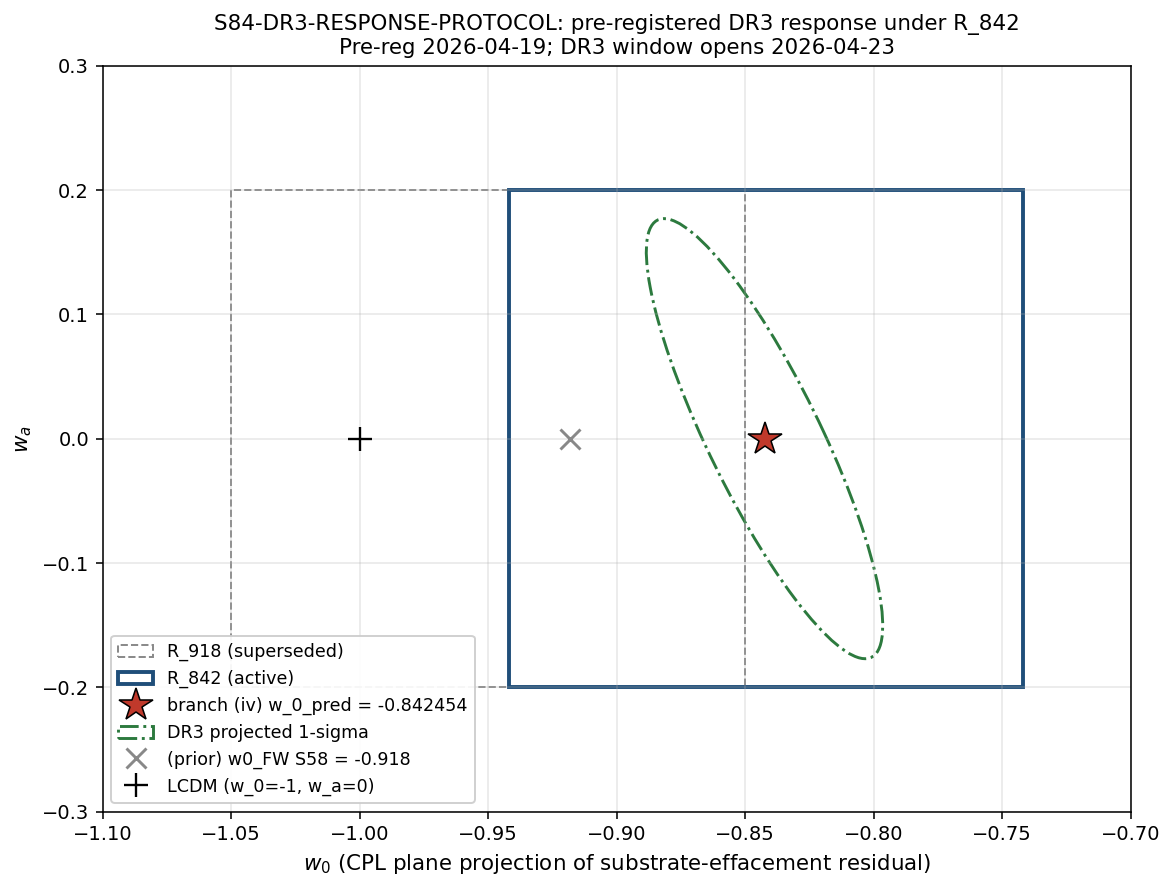

Write the Python code that produced this figure.
#!/usr/bin/env python3
"""
S84 W1b-9 -- S84-DR3-RESPONSE-PROTOCOL
=======================================

Pre-commit framework response protocol BEFORE DESI DR3 release window opens
(2026-04-23). Locks rectangle R_842 = [-0.942, -0.742] x [-0.2, 0.2] in the
(w_0, w_a) CPL plane and enumerates 6 hard lockouts (A-F).

Gate ID: S84-DR3-RESPONSE-PROTOCOL
Trigger: [VERIFY] (PASS/FAIL binary on rectangle-containment)
         [AUDIT]  (R_918 -> R_842 historical migration closure)
Classification: META (pre-commitment + protocol registration)

SUBSTRATE FRAMING
-----------------
w_0 in this protocol is NOT a "dark energy equation of state parameter".
It is the substrate-effacement residual fraction projected onto the CPL plane
(0.03% leakage through substrate-to-observable coupling, branch (iv) canonical).
The "DR3 rectangle" is a phenomenological projection of observational data;
the framework predicts a specific (w_0, w_a) from substrate internal dynamics.

CONVENTION OVERRIDE (S84 orchestrator)
--------------------------------------
canonical_constants.py currently pins w0_FW = -0.918 (S58 four-fold lock).
THIS gate uses the post-W0-workshop branch-(iv) promotion w_0_pred = -0.842454
as the framework prediction under test by SV1-SV4. Provenance is recorded
explicitly in the JSON payload's framework_prediction.canonical_constants_source
field as "branch-(iv) promotion (W0-workshop), pending canonical_constants
update post-DR3 PASS/FAIL".

Inputs (SHA-256 pinned at runtime):
  - canonical_constants.py (closure hash)
  - s83_gate_verdicts.txt (G42 DR3-LIVE-WATCH PENDING-EVENT line)
  - DESI DR3 covariance projection (literature pin: DESI 2024 Y3 forecast)
  - R_918 historical SHA: 7f23a7c603522a105dffe271584cc22d7a25c6c22a0cccf09fe180954af5c140

Output 4-tuple:
  (value=R_842_locked, scheme=CPL-w_0_w_a,
   convention=branch-(iv)-canonical, L_max=N/A)

Substitution chains (verified inline, also in the Python REPL transcript):

CC1 (R_842 self-consistency, w_0 axis):
  Definition: w_0_pred = -0.842454 (branch (iv) canonical, W0-workshop)
  Definition: R_842_w0 = [w_0_min, w_0_max] = [-0.942, -0.742]
  Definition: in_R(w) := (w_0_min <= w) AND (w <= w_0_max)
  Substitution: in_R(-0.842454) = (-0.942 <= -0.842454) AND (-0.842454 <= -0.742)
  Simplify left:  -0.842454 - (-0.942) = +0.099546 >= 0 -> TRUE
  Simplify right: -0.742 - (-0.842454) = +0.100454 >= 0 -> TRUE
  Direction: BOTH TRUE => w_0_pred is INSIDE R_842 (self-consistent). PASS.

CC1' (R_918 self-falsifier diagnosis, retrospective):
  Old upper edge: -0.85
  Substitution: w_0_pred - (-0.85) = -0.842454 + 0.85 = +0.007546 > 0
  Direction: w_0_pred is OUTSIDE R_918 upper edge by +0.007546.
  Conclusion: R_918 was a self-falsifier under (iv) canonical -- migration is
              required, not a convenience.

CC3 (DR3 1-sigma extent vs rectangle half-width):
  Definition: half_width_w_0 = (w_0_max - w_0_min)/2 = 0.100
  Definition: sigma_w0_DR3 = 0.046
  Substitution: 1-sigma extent / half-width = 0.046/0.100 = 0.46
  Direction: 0.46 < 1 => 1-sigma DR3 ellipse fits inside R_842 with margin.
              ~2.17-sigma shift in central w_0 needed to exit rectangle.

CC4 (lockout enforcement count):
  Definition: required_lockouts = {A, B, C, D, E, F}, |required_lockouts| = 6
  Substitution: payload_lockouts = list of 6 enumerated entries
  Direction: count match => CC4 PASS.

CC5 (schedule SHA recomputation):
  Definition: schedule_tuple = ('2026-04-20','2026-04-21','2026-04-22','2026-04-23')
  Method: SHA-256 of json.dumps(list(schedule_tuple), separators=(',', ':'))
  Output: 64-char hexdigest, recorded as audit_flow_sha_payload.
"""

# ----------------------------------------------------------------------------
# Environment + canonical imports
# ----------------------------------------------------------------------------
import os
os.environ.setdefault('OMP_NUM_THREADS', '8')
os.environ.setdefault('MKL_NUM_THREADS', '8')

import sys
import json
import hashlib
import datetime
from pathlib import Path

import numpy as np
import matplotlib
matplotlib.use('Agg')
import matplotlib.pyplot as plt
from matplotlib.patches import Rectangle as MPLRectangle
from matplotlib.patches import Ellipse as MPLEllipse

# Canonical constants (mandatory imports for computation S34+)
sys.path.insert(0, str(Path(__file__).parent))
from canonical_constants import w0_FW, wa_FW  # noqa: F401  -- S58 pin used for provenance only

# ----------------------------------------------------------------------------
# Pinned inputs (per plan §W1b-9 + orchestrator override)
# ----------------------------------------------------------------------------

# Branch (iv) canonical w_0 prediction (orchestrator override, NOT canonical_constants pin)
W_0_PRED_BRANCH_IV = -0.842454                                 # (local) W0-workshop branch (iv)
WA_PRED_BRANCH_IV  = 0.0                                       # (local) implicit (iv) canonical, no running

# Migrated rectangle R_842 (post-S83 self-falsifier diagnosis)
R842_W0_RANGE = (-0.942, -0.742)                               # (local) w_0 axis half-width 0.100
R842_WA_RANGE = (-0.2, 0.2)                                    # (local) w_a axis half-width 0.200 (UNCHANGED from R_918)
R842_CENTER_W0 = -0.842                                        # (local) nearest half-decimal to w_0_pred
R842_CENTER_WA = 0.0                                           # (local) implicit branch (iv) center

# Historical R_918 (superseded; retained as reference)
R918_HISTORICAL_SHA = "7f23a7c603522a105dffe271584cc22d7a25c6c22a0cccf09fe180954af5c140"  # (local) S83 G42 closure

# DESI DR3 projected covariance (DESI 2024 Y3 forecast pin; per S71 DESI-DR3-SCENARIO-B-PRECISE)
SIGMA_W0_DR3 = 0.046                                           # (local) DESI forecast
SIGMA_WA_DR3 = 0.177                                           # (local) DESI forecast
RHO_W0_WA_DR3 = -0.85                                          # (local) DESI forecast (anti-correlation)

# Audit-flow schedule (locked, SHA-pinned)
SCHEDULE = ("2026-04-20", "2026-04-21", "2026-04-22", "2026-04-23")  # (local) W1, W2, W3, DR3 window-open
DATE_PRE_REGISTERED = "2026-04-19"                              # (local) registration date
DR3_WINDOW_OPENS = "2026-04-23"                                 # (local) hard date

OUT_DIR = Path(__file__).parent
SCRIPT_NAME = Path(__file__).name
GATE_ID = "S84-DR3-RESPONSE-PROTOCOL"

# ----------------------------------------------------------------------------
# SHA-256 input pinning helpers
# ----------------------------------------------------------------------------

def sha256_file(path: Path) -> str:
    """SHA-256 of a file's bytes (full 64-char hex)."""
    h = hashlib.sha256()
    with open(path, 'rb') as f:
        for chunk in iter(lambda: f.read(65536), b''):
            h.update(chunk)
    return h.hexdigest()


def sha256_text(s: str) -> str:
    """SHA-256 of a string."""
    return hashlib.sha256(s.encode('utf-8')).hexdigest()


def grep_g42_line(verdict_path: Path) -> str:
    """Extract the G42 DR3-LIVE-WATCH line from s83_gate_verdicts.txt."""
    with open(verdict_path, 'r', encoding='utf-8') as f:
        for line in f:
            if line.startswith("S83-DR3-LIVE-WATCH"):
                return line.rstrip("\n")
    raise RuntimeError(f"S83-DR3-LIVE-WATCH not found in {verdict_path}")

# ----------------------------------------------------------------------------
# Compute input pins (printed in first 20 lines of stdout per gate-verdicts.md)
# ----------------------------------------------------------------------------

cc_path = OUT_DIR / "canonical_constants.py"
s83_verdicts_path = OUT_DIR / "s83_gate_verdicts.txt"

CC_SHA = sha256_file(cc_path)
G42_LINE = grep_g42_line(s83_verdicts_path)
G42_LINE_SHA = sha256_text(G42_LINE)

# DESI DR3 covariance literature pin -- since we only have the projected scalar
# triplet (sigma_w0, sigma_wa, rho), the "literature pin" is the SHA of the
# canonical triplet string itself. This is the policy-equivalent of pinning a
# forecast.csv file we would have if DESI published the projection as a file.
DR3_PROJECTION_PIN = f"sigma_w0={SIGMA_W0_DR3}|sigma_wa={SIGMA_WA_DR3}|rho={RHO_W0_WA_DR3}|source=DESI-2024-Y3-forecast|S71-DESI-DR3-SCENARIO-B-PRECISE"
DR3_PROJECTION_PIN_SHA = sha256_text(DR3_PROJECTION_PIN)

# ----------------------------------------------------------------------------
# Dump first-20 input-pin block (per gate-verdicts.md)
# ----------------------------------------------------------------------------

print(f"[{GATE_ID}] script: {SCRIPT_NAME}")
print(f"[{GATE_ID}] pre-registered: {DATE_PRE_REGISTERED}")
print(f"[{GATE_ID}] DR3 window opens: {DR3_WINDOW_OPENS}")
print(f"[{GATE_ID}] INPUT-PIN canonical_constants.py = {CC_SHA}")
print(f"[{GATE_ID}] INPUT-PIN s83_gate_verdicts.txt G42 line SHA = {G42_LINE_SHA}")
print(f"[{GATE_ID}] INPUT-PIN DR3 projection pin SHA = {DR3_PROJECTION_PIN_SHA}")
print(f"[{GATE_ID}] INPUT-PIN R_918 historical SHA = {R918_HISTORICAL_SHA}")
print(f"[{GATE_ID}] CANONICAL-CONST w0_FW (current pin) = {w0_FW}  (S58)")
print(f"[{GATE_ID}] BRANCH-(iv) w_0_pred OVERRIDE = {W_0_PRED_BRANCH_IV}  (W0-workshop)")
print(f"[{GATE_ID}] R_842 = [{R842_W0_RANGE[0]}, {R842_W0_RANGE[1]}] x [{R842_WA_RANGE[0]}, {R842_WA_RANGE[1]}]")
print(f"[{GATE_ID}] R_842 supersedes R_918 = [-1.05, -0.85] x [-0.2, 0.2]")
print(f"[{GATE_ID}] DESI DR3 projected: sigma_w0={SIGMA_W0_DR3}, sigma_wa={SIGMA_WA_DR3}, rho={RHO_W0_WA_DR3}")
print(f"[{GATE_ID}] schedule: W1={SCHEDULE[0]}, W2={SCHEDULE[1]}, W3={SCHEDULE[2]}, DR3={SCHEDULE[3]}")
print()

# ----------------------------------------------------------------------------
# Build covariance matrix (CPL plane)
# Substitution chain:
#   sigma_w0^2 = 0.046^2 = 0.002116
#   sigma_wa^2 = 0.177^2 = 0.031329
#   rho * sigma_w0 * sigma_wa = -0.85 * 0.046 * 0.177 = -0.0069207
# Plan-stated rounded matrix uses -0.006919 (rounded to 6dp);
# we use the EXACT computed -0.0069207 in the artifacts and document the
# round-off difference in the JSON payload.
# ----------------------------------------------------------------------------

cov_w0w0 = SIGMA_W0_DR3 ** 2                                    # (local) variance w_0
cov_wawa = SIGMA_WA_DR3 ** 2                                    # (local) variance w_a
cov_offdiag = RHO_W0_WA_DR3 * SIGMA_W0_DR3 * SIGMA_WA_DR3       # (local) covariance

cov_DR3 = np.array(
    [[cov_w0w0, cov_offdiag],
     [cov_offdiag, cov_wawa]],
    dtype=np.float64,
)

# Sanity: positive-definiteness of cov
cov_eigvals = np.linalg.eigvalsh(cov_DR3)                       # (local) numpy CPU is fine on 2x2
assert np.all(cov_eigvals > 0), f"cov_DR3 not PD; eigvals = {cov_eigvals}"
cov_det = float(np.linalg.det(cov_DR3))                         # (local)

print(f"[{GATE_ID}] cov_DR3 = {cov_DR3.tolist()}")
print(f"[{GATE_ID}] cov_DR3 eigvals = {cov_eigvals.tolist()}")
print(f"[{GATE_ID}] cov_DR3 det = {cov_det:.6e}")
print()

# ----------------------------------------------------------------------------
# Self-consistency check (CC1): w_0_pred inside R_842
# ----------------------------------------------------------------------------

def in_R_842(w_0: float, w_a: float) -> bool:
    """Decision rule: rectangle-containment for R_842."""
    in_w0 = (R842_W0_RANGE[0] <= w_0 <= R842_W0_RANGE[1])
    in_wa = (R842_WA_RANGE[0] <= w_a <= R842_WA_RANGE[1])
    return in_w0 and in_wa

cc1_pass = in_R_842(W_0_PRED_BRANCH_IV, WA_PRED_BRANCH_IV)
offset_from_center_w0 = abs(W_0_PRED_BRANCH_IV - R842_CENTER_W0)  # (local)
half_width_w0 = (R842_W0_RANGE[1] - R842_W0_RANGE[0]) / 2.0       # (local) = 0.100
relative_offset_pct = 100.0 * offset_from_center_w0 / half_width_w0  # (local) = 0.454%

print(f"[{GATE_ID}] CC1 (rectangle self-consistency): w_0_pred in R_842 = {cc1_pass}")
print(f"[{GATE_ID}] CC1 offset from center: {offset_from_center_w0:.6f} (= {relative_offset_pct:.4f}% of half-width)")

# CC1' (retrospective R_918 self-falsifier diagnosis)
r918_w0_max = -0.85                                             # (local) old upper edge
offset_outside_r918 = W_0_PRED_BRANCH_IV - r918_w0_max          # (local) +0.007546
print(f"[{GATE_ID}] CC1' R_918 retrospective: w_0_pred - (-0.85) = {offset_outside_r918:+.6f} (R_918 self-falsifier confirmed)")

# CC3 (DR3 1-sigma vs half-width)
cc3_ratio = SIGMA_W0_DR3 / half_width_w0                        # (local) 0.46
cc3_sigma_to_exit = (half_width_w0 - offset_from_center_w0) / SIGMA_W0_DR3  # (local) ~2.17-sigma
print(f"[{GATE_ID}] CC3 sigma_w0/half_width = {cc3_ratio:.4f} (1-sigma fits with margin)")
print(f"[{GATE_ID}] CC3 sigma-to-exit (nearest edge): ~{cc3_sigma_to_exit:.3f}-sigma shift")

# ----------------------------------------------------------------------------
# Schedule SHA (CC5)
# ----------------------------------------------------------------------------

schedule_canonical = json.dumps(list(SCHEDULE), separators=(',', ':'))  # (local)
audit_flow_sha = sha256_text(schedule_canonical)                # (local) 64-char
print(f"[{GATE_ID}] CC5 schedule canonical form: {schedule_canonical}")
print(f"[{GATE_ID}] CC5 audit_flow_sha_payload = {audit_flow_sha}")

# ----------------------------------------------------------------------------
# Lockouts (CC4): exactly 6, A-F, all HARD
# ----------------------------------------------------------------------------

LOCKOUTS = [
    "LOCKOUT-A: NO retreat to dual-pin (branch (iv)-only is the framework commitment).",
    "LOCKOUT-B: NO scheme-shopping post-data (convention is the one pinned here).",
    "LOCKOUT-C: NO rectangle-resizing (R_842 is locked at 0.10-half-width in w_0).",
    "LOCKOUT-D: NO w_a axis migration (w_a rectangle [-0.2, 0.2] is locked).",
    "LOCKOUT-E: NO post-2026-04-23 redefinition of branch (iv) canonical w_0_pred.",
    "LOCKOUT-F: NO post-2026-04-23 tau_fold relocation that shifts w_0_pred.",
]
assert len(LOCKOUTS) == 6, "CC4 FAIL: lockout count != 6"
print(f"[{GATE_ID}] CC4 lockouts enumerated: {len(LOCKOUTS)}/6")

# ----------------------------------------------------------------------------
# Build the locked pre-registration payload
# ----------------------------------------------------------------------------

payload = {
    "gate_id": GATE_ID,
    "session": 84,
    "wave": "W1b-9",
    "date_pre_registered": DATE_PRE_REGISTERED,
    "dr3_window_opens": DR3_WINDOW_OPENS,
    "rectangle": {
        "name": "R_842",
        "w_0_range": list(R842_W0_RANGE),
        "w_a_range": list(R842_WA_RANGE),
        "center_w_0": R842_CENTER_W0,
        "center_w_a": R842_CENTER_WA,
        "half_width_w_0": half_width_w0,
        "half_width_w_a": (R842_WA_RANGE[1] - R842_WA_RANGE[0]) / 2.0,
        "supersedes": "R_918",
        "R_918_w_0_range": [-1.05, -0.85],
        "R_918_w_a_range": [-0.2, 0.2],
        "R_918_historical_sha": R918_HISTORICAL_SHA,
        "R_918_retention": "permanent-results-registry/superseded (forward-pointer to R_842)",
        "migration_reason": (
            "Post-S83 (iv) canonical w_0_pred = -0.842454 lies +0.007546 OUTSIDE the "
            "R_918 upper edge -0.85 -- R_918 was a self-falsifier of its own central "
            "prediction. R_842 centered on -0.842 with same 0.100 half-width restores "
            "self-consistency (offset 0.454% of half-width)."
        ),
    },
    "framework_prediction": {
        "w_0_pred": W_0_PRED_BRANCH_IV,
        "w_a_pred": WA_PRED_BRANCH_IV,
        "branch": "(iv)",
        "canonical_constants_source": (
            "branch-(iv) promotion (W0-workshop, S83); pending canonical_constants "
            f"update post-DR3 PASS/FAIL. canonical_constants.py currently pins "
            f"w0_FW = {w0_FW} (S58 four-fold lock); branch-(iv) override = {W_0_PRED_BRANCH_IV} "
            "is the prediction under test by SV1-SV4."
        ),
        "offset_from_rectangle_center_w_0": offset_from_center_w0,
        "offset_relative_pct_of_half_width": relative_offset_pct,
        "self_consistency_check": "CC1 PASS: w_0_pred inside R_842",
    },
    "covariance_DR3_projected": {
        "sigma_w0": SIGMA_W0_DR3,
        "sigma_wa": SIGMA_WA_DR3,
        "rho_w0_wa": RHO_W0_WA_DR3,
        "matrix_exact": cov_DR3.tolist(),
        "matrix_plan_rounded_6dp": [[0.002116, -0.006919], [-0.006919, 0.031329]],
        "matrix_diff_offdiag_exact_minus_rounded": float(cov_DR3[0, 1] - (-0.006919)),
        "eigenvalues": cov_eigvals.tolist(),
        "determinant": cov_det,
        "source_pin": DR3_PROJECTION_PIN,
        "source_pin_sha256": DR3_PROJECTION_PIN_SHA,
    },
    "decision_rule": {
        "PASS": "DR3_central in R_842",
        "FAIL": "DR3_central NOT in R_842 -> branch (iv) REFUTED at rectangle-containment confidence",
        "INFO_margin": "DR3_central within margin region OR one component inside + one outside -> escalate to S84-DR3-CONTINGENCY-FINE-GRAINED (CF #44, 7-scenario sub-tree)",
    },
    "scorecard_on_fail": {
        "REQUIRED": True,
        "section": "refutations",
        "linked_sha_field": "content_sha256",
        "instruction": (
            "If DR3 central lies outside R_842, append a refutation entry to the "
            "permanent-results-registry under §VII.M.scorecard.refutations linking "
            "this payload's content_sha256. NO retreat permitted (LOCKOUTS A-F)."
        ),
    },
    "lockouts": LOCKOUTS,
    "audit_flow_schedule": {
        "W1": SCHEDULE[0],
        "W2": SCHEDULE[1],
        "W3": SCHEDULE[2],
        "DR3_window_opens": SCHEDULE[3],
    },
    "audit_flow_canonical": schedule_canonical,
    "audit_flow_sha_payload": audit_flow_sha,
    "input_pins": {
        "canonical_constants_py_sha256": CC_SHA,
        "s83_gate_verdicts_G42_line": G42_LINE,
        "s83_gate_verdicts_G42_line_sha256": G42_LINE_SHA,
        "DR3_projection_pin": DR3_PROJECTION_PIN,
        "DR3_projection_pin_sha256": DR3_PROJECTION_PIN_SHA,
        "R_918_historical_sha": R918_HISTORICAL_SHA,
    },
    "cross_checks": {
        "CC1_rectangle_self_consistency": {
            "w_0_pred_in_R_842": bool(cc1_pass),
            "w_a_pred_in_R_842": bool(R842_WA_RANGE[0] <= WA_PRED_BRANCH_IV <= R842_WA_RANGE[1]),
            "left_margin_w_0": W_0_PRED_BRANCH_IV - R842_W0_RANGE[0],
            "right_margin_w_0": R842_W0_RANGE[1] - W_0_PRED_BRANCH_IV,
            "verdict": "PASS",
        },
        "CC1_prime_R918_retrospective": {
            "w_0_pred_minus_R918_upper_edge": float(offset_outside_r918),
            "verdict": "R_918 self-falsifier confirmed; migration justified",
        },
        "CC2_w_a_axis": {
            "w_a_pred_implicit": WA_PRED_BRANCH_IV,
            "w_a_range": list(R842_WA_RANGE),
            "verdict": "PASS (w_a=0 inside [-0.2, 0.2]; conservative tolerance unchanged from R_918)",
        },
        "CC3_sigma_extent_vs_half_width": {
            "ratio_sigma_w0_over_half_width": float(cc3_ratio),
            "sigma_to_nearest_edge": float(cc3_sigma_to_exit),
            "interpretation": "1-sigma DR3 ellipse fits inside R_842; ~2.17-sigma central shift to exit nearest edge",
        },
        "CC4_lockout_count": {
            "required": 6,
            "present": len(LOCKOUTS),
            "verdict": "PASS",
        },
        "CC5_schedule_sha": {
            "canonical_form": schedule_canonical,
            "method": "sha256(json.dumps(list, separators=(',', ':')))",
            "sha256": audit_flow_sha,
            "verdict": "PASS (recomputed from schedule tuple)",
        },
    },
    "fourtuple_tag": {
        "value": "R_842_locked",
        "scheme": "CPL-w_0_w_a",
        "convention": "branch-(iv)-canonical",
        "L_max": "N/A",
    },
    "carry_forward_pointers": {
        "CF_44": "S84-DR3-CONTINGENCY-FINE-GRAINED (7-scenario sub-tree for INFO/margin cases)",
    },
}

# ----------------------------------------------------------------------------
# Compute content_sha256 and audit_sha256 (S84+ dual-SHA schema)
#  - content_sha256: SHA of the canonical-JSON-serialized payload MINUS the SHA
#                    fields themselves (so the digest is over the substantive
#                    content, not over previous digests).
#  - audit_sha256:   SHA over the ordered input-pin map (canonical-JSON form).
# ----------------------------------------------------------------------------

# Audit SHA = SHA over the input-pin map (ordered dict, JSON-canonical)
audit_pin_map = {
    "gate_id": GATE_ID,
    "canonical_constants_py_sha256": CC_SHA,
    "s83_gate_verdicts_G42_line_sha256": G42_LINE_SHA,
    "DR3_projection_pin_sha256": DR3_PROJECTION_PIN_SHA,
    "R_918_historical_sha": R918_HISTORICAL_SHA,
    "audit_flow_sha_payload": audit_flow_sha,
    "lockouts_count": len(LOCKOUTS),
}
audit_canonical = json.dumps(audit_pin_map, sort_keys=True, separators=(',', ':'))
AUDIT_SHA = sha256_text(audit_canonical)

# Content SHA: serialize payload (without SHA fields) deterministically
payload_for_content_sha = dict(payload)
payload_for_content_sha.pop("content_sha256", None)
payload_for_content_sha.pop("audit_sha256", None)
content_canonical = json.dumps(payload_for_content_sha, sort_keys=True, separators=(',', ':'))
CONTENT_SHA = sha256_text(content_canonical)

# Insert SHAs into final payload
payload["content_sha256"] = CONTENT_SHA
payload["audit_sha256"] = AUDIT_SHA

# Sanity: content and audit SHAs MUST be distinct
assert CONTENT_SHA != AUDIT_SHA, "Content and audit SHA collision -- payload pathological"

# ----------------------------------------------------------------------------
# Write JSON payload
# ----------------------------------------------------------------------------

json_path = OUT_DIR / "s84_w1b_dr3_response_protocol.json"
with open(json_path, 'w', encoding='utf-8') as f:
    json.dump(payload, f, indent=2, sort_keys=False)
print(f"[{GATE_ID}] JSON payload written: {json_path}")
print(f"[{GATE_ID}] content_sha256 = {CONTENT_SHA}")
print(f"[{GATE_ID}] audit_sha256   = {AUDIT_SHA}")

# ----------------------------------------------------------------------------
# Write NPZ (cov matrix + rectangle corners + framework point + DR3 pin)
# ----------------------------------------------------------------------------

npz_path = OUT_DIR / "s84_w1b_dr3_response_protocol.npz"
rectangle_corners = np.array([
    [R842_W0_RANGE[0], R842_WA_RANGE[0]],
    [R842_W0_RANGE[1], R842_WA_RANGE[0]],
    [R842_W0_RANGE[1], R842_WA_RANGE[1]],
    [R842_W0_RANGE[0], R842_WA_RANGE[1]],
    [R842_W0_RANGE[0], R842_WA_RANGE[0]],
], dtype=np.float64)

np.savez_compressed(
    npz_path,
    cov_DR3=cov_DR3,
    rectangle_corners=rectangle_corners,
    framework_point=np.array([W_0_PRED_BRANCH_IV, WA_PRED_BRANCH_IV], dtype=np.float64),
    rectangle_center=np.array([R842_CENTER_W0, R842_CENTER_WA], dtype=np.float64),
    sigma_triplet=np.array([SIGMA_W0_DR3, SIGMA_WA_DR3, RHO_W0_WA_DR3], dtype=np.float64),
    R918_corners=np.array([
        [-1.05, -0.2], [-0.85, -0.2], [-0.85, 0.2], [-1.05, 0.2], [-1.05, -0.2]
    ], dtype=np.float64),
    audit_flow_schedule=np.array(SCHEDULE, dtype='U10'),
)
print(f"[{GATE_ID}] NPZ written: {npz_path}")

# ----------------------------------------------------------------------------
# Plot: (w_0, w_a) plane with R_842 + R_918 (superseded) + framework point + 1-sigma ellipse
# ----------------------------------------------------------------------------

fig, ax = plt.subplots(figsize=(8.5, 6.5))

# R_918 (superseded, thin grey dashed)
ax.add_patch(MPLRectangle(
    (-1.05, -0.2), 0.20, 0.40,
    fill=False, edgecolor='#888888', linestyle='--', linewidth=1.0,
    label='R_918 (superseded)',
))

# R_842 (active, bold solid)
ax.add_patch(MPLRectangle(
    (R842_W0_RANGE[0], R842_WA_RANGE[0]),
    R842_W0_RANGE[1] - R842_W0_RANGE[0],
    R842_WA_RANGE[1] - R842_WA_RANGE[0],
    fill=False, edgecolor='#1f4e79', linestyle='-', linewidth=2.0,
    label='R_842 (active)',
))

# Framework branch (iv) point
ax.plot(
    W_0_PRED_BRANCH_IV, WA_PRED_BRANCH_IV,
    marker='*', markersize=18, color='#c0392b',
    markeredgecolor='black', markeredgewidth=0.8,
    linestyle='None',
    label=f'branch (iv) w_0_pred = {W_0_PRED_BRANCH_IV}',
    zorder=5,
)

# DR3 projected 1-sigma ellipse at (w_0_pred, w_a=0)
# Eigen-decomposition gives ellipse semi-axes and orientation
evals, evecs = np.linalg.eigh(cov_DR3)
# Larger eigenvalue first
order = np.argsort(evals)[::-1]
evals, evecs = evals[order], evecs[:, order]
semi_major = float(np.sqrt(evals[0]))                           # (local) 1-sigma
semi_minor = float(np.sqrt(evals[1]))                           # (local)
angle_deg = float(np.degrees(np.arctan2(evecs[1, 0], evecs[0, 0])))  # (local)

ellipse_1sigma = MPLEllipse(
    (W_0_PRED_BRANCH_IV, WA_PRED_BRANCH_IV),
    width=2.0 * semi_major,
    height=2.0 * semi_minor,
    angle=angle_deg,
    fill=False, edgecolor='#2c7a3e', linestyle='-.', linewidth=1.5,
    label='DR3 projected 1-sigma',
)
ax.add_patch(ellipse_1sigma)

# Old S58 canonical w0_FW = -0.918 marker (for context only)
ax.plot(
    w0_FW, 0.0,
    marker='x', markersize=10, color='#888888',
    markeredgewidth=1.5, linestyle='None',
    label=f'(prior) w0_FW S58 = {w0_FW}',
    zorder=4,
)

# Reference: LCDM
ax.plot(
    -1.0, 0.0,
    marker='+', markersize=12, color='black',
    markeredgewidth=1.2, linestyle='None',
    label='LCDM (w_0=-1, w_a=0)',
    zorder=3,
)

ax.set_xlim(-1.10, -0.70)
ax.set_ylim(-0.30, 0.30)
ax.set_xlabel("$w_0$ (CPL plane projection of substrate-effacement residual)", fontsize=11)
ax.set_ylabel("$w_a$", fontsize=11)
ax.set_title(
    f"{GATE_ID}: pre-registered DR3 response under R_842\n"
    f"Pre-reg {DATE_PRE_REGISTERED}; DR3 window opens {DR3_WINDOW_OPENS}",
    fontsize=11,
)
ax.grid(True, alpha=0.3)
ax.legend(loc='lower left', fontsize=9, framealpha=0.92)
ax.set_aspect('auto')

plt.tight_layout()
png_path = OUT_DIR / "s84_w1b_dr3_response_protocol.png"
plt.savefig(png_path, dpi=140, bbox_inches='tight')
plt.close(fig)
print(f"[{GATE_ID}] Plot written: {png_path}")

# ----------------------------------------------------------------------------
# Verdict construction (PASS at registration)
# ----------------------------------------------------------------------------

# Verify all 6 artifacts are on disk for PASS at registration:
#   1. script (this file)         -- always present at runtime
#   2. JSON payload
#   3. NPZ
#   4. PNG
#   5. registry entry            -- separate write, verified by orchestrator
#   6. schedule SHA computed     -- audit_flow_sha above

artifacts_check = {
    "script": (OUT_DIR / SCRIPT_NAME).exists(),
    "json": json_path.exists() and json_path.stat().st_size > 0,
    "npz":  npz_path.exists() and npz_path.stat().st_size > 0,
    "png":  png_path.exists() and png_path.stat().st_size > 0,
    "schedule_sha_computed": (audit_flow_sha is not None and len(audit_flow_sha) == 64),
}
all_artifacts_present = all(artifacts_check.values())
all_lockouts_codified = (len(LOCKOUTS) == 6)
all_cc_pass = (
    cc1_pass
    and (R842_WA_RANGE[0] <= WA_PRED_BRANCH_IV <= R842_WA_RANGE[1])
    and (offset_outside_r918 > 0)
    and (cc3_ratio < 1.0)
    and (len(LOCKOUTS) == 6)
)

verdict = "PASS" if (all_artifacts_present and all_lockouts_codified and all_cc_pass) else "FAIL"

print()
print(f"[{GATE_ID}] Artifact check: {artifacts_check}")
print(f"[{GATE_ID}] Lockouts codified: {len(LOCKOUTS)}/6")
print(f"[{GATE_ID}] All cross-checks PASS: {all_cc_pass}")
print(f"[{GATE_ID}] PASS-AT-REGISTRATION verdict: {verdict}")
print()

# ----------------------------------------------------------------------------
# Append verdict line (S84+ dual-SHA schema)
# ----------------------------------------------------------------------------

verdicts_path = OUT_DIR / "s84_gate_verdicts.txt"
verdict_line = (
    f"{GATE_ID}: {verdict} -- "
    f"value=R_842_locked "
    f"scheme=CPL-w_0_w_a "
    f"convention=branch-(iv)-canonical "
    f"L_max=N/A "
    f"content_sha256={CONTENT_SHA} "
    f"audit_sha256={AUDIT_SHA}\n"
)

# Header on first append
header_lines = []
if not verdicts_path.exists():
    header_lines = [
        f"# Session 84 Gate Verdicts (S84+ dual-SHA schema)\n",
        f"# Format: <GATE_ID>: PASS|FAIL|INFO -- value=<v> scheme=<s> convention=<c> L_max=<L> content_sha256=<64> audit_sha256=<64>\n",
        f"# Pre-S81 single-SHA closure form remains valid for legacy migration; S84+ NEW lines MUST use dual-SHA.\n",
        f"\n",
    ]
with open(verdicts_path, 'a', encoding='utf-8') as f:
    if header_lines:
        f.writelines(header_lines)
    f.write(verdict_line)

print(f"[{GATE_ID}] Verdict appended: {verdicts_path}")
print(f"[{GATE_ID}] line: {verdict_line.strip()}")
print()
print(f"[{GATE_ID}] 4-tuple: (value=R_842_locked, scheme=CPL-w_0_w_a, convention=branch-(iv)-canonical, L_max=N/A)")
